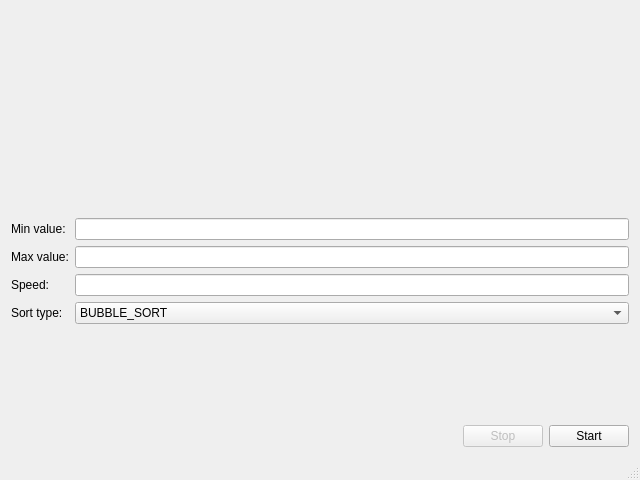
<?xml version="1.0" encoding="UTF-8"?>
<ui version="4.0">
 <class>SortVisualizerGUIClass</class>
 <widget class="QMainWindow" name="SortVisualizerGUIClass">
  <property name="geometry">
   <rect>
    <x>0</x>
    <y>0</y>
    <width>640</width>
    <height>480</height>
   </rect>
  </property>
  <property name="minimumSize">
   <size>
    <width>640</width>
    <height>480</height>
   </size>
  </property>
  <property name="maximumSize">
   <size>
    <width>16777215</width>
    <height>16777215</height>
   </size>
  </property>
  <property name="windowTitle">
   <string>SortVisualizerGUI</string>
  </property>
  <widget class="QWidget" name="main_window">
   <property name="sizePolicy">
    <sizepolicy hsizetype="Fixed" vsizetype="Fixed">
     <horstretch>0</horstretch>
     <verstretch>0</verstretch>
    </sizepolicy>
   </property>
   <layout class="QGridLayout" name="gridLayout">
    <item row="2" column="0">
     <layout class="QHBoxLayout" name="buttons">
      <property name="sizeConstraint">
       <enum>QLayout::SetDefaultConstraint</enum>
      </property>
      <item>
       <spacer name="horizontalSpacer">
        <property name="orientation">
         <enum>Qt::Horizontal</enum>
        </property>
        <property name="sizeHint" stdset="0">
         <size>
          <width>40</width>
          <height>20</height>
         </size>
        </property>
       </spacer>
      </item>
      <item>
       <widget class="QPushButton" name="stopButton">
        <property name="enabled">
         <bool>false</bool>
        </property>
        <property name="text">
         <string>Stop</string>
        </property>
       </widget>
      </item>
      <item>
       <widget class="QPushButton" name="startButton">
        <property name="text">
         <string>Start</string>
        </property>
       </widget>
      </item>
     </layout>
    </item>
    <item row="1" column="0">
     <layout class="QFormLayout" name="input">
      <item row="0" column="0">
       <widget class="QLabel" name="min_value_label">
        <property name="text">
         <string>Min value:</string>
        </property>
       </widget>
      </item>
      <item row="0" column="1">
       <widget class="QLineEdit" name="min_value_input">
        <property name="text">
         <string/>
        </property>
       </widget>
      </item>
      <item row="1" column="0">
       <widget class="QLabel" name="max_value_lable">
        <property name="text">
         <string>Max value:</string>
        </property>
       </widget>
      </item>
      <item row="1" column="1">
       <widget class="QLineEdit" name="max_value_input">
        <property name="text">
         <string/>
        </property>
       </widget>
      </item>
      <item row="2" column="0">
       <widget class="QLabel" name="speed_label">
        <property name="text">
         <string>Speed:</string>
        </property>
       </widget>
      </item>
      <item row="2" column="1">
       <widget class="QLineEdit" name="speed_input">
        <property name="text">
         <string/>
        </property>
       </widget>
      </item>
      <item row="3" column="0">
       <widget class="QLabel" name="sort_type_label">
        <property name="text">
         <string>Sort type:</string>
        </property>
       </widget>
      </item>
      <item row="3" column="1">
       <widget class="QComboBox" name="sort_type_input">
        <item>
         <property name="text">
          <string>BUBBLE_SORT</string>
         </property>
        </item>
        <item>
         <property name="text">
          <string>INSERTION_SORT</string>
         </property>
        </item>
        <item>
         <property name="text">
          <string>SELECTION_SORT</string>
         </property>
        </item>
        <item>
         <property name="text">
          <string>MERGE_SORT</string>
         </property>
        </item>
        <item>
         <property name="text">
          <string>HEAP_SORT</string>
         </property>
        </item>
       </widget>
      </item>
     </layout>
    </item>
    <item row="0" column="0">
     <widget class="sort::SortVisualizer" name="render" native="true">
      <property name="enabled">
       <bool>true</bool>
      </property>
     </widget>
    </item>
   </layout>
  </widget>
  <widget class="QMenuBar" name="menuBar">
   <property name="geometry">
    <rect>
     <x>0</x>
     <y>0</y>
     <width>640</width>
     <height>22</height>
    </rect>
   </property>
  </widget>
  <widget class="QStatusBar" name="statusBar"/>
 </widget>
 <layoutdefault spacing="6" margin="11"/>
 <customwidgets>
  <customwidget>
   <class>sort::SortVisualizer</class>
   <extends>QWidget</extends>
   <header>SortVisualizer/Visualizer/SortVisualizer.h</header>
   <container>1</container>
  </customwidget>
 </customwidgets>
 <resources>
  <include location="SortVisualizerGUI.qrc"/>
 </resources>
 <connections/>
</ui>
